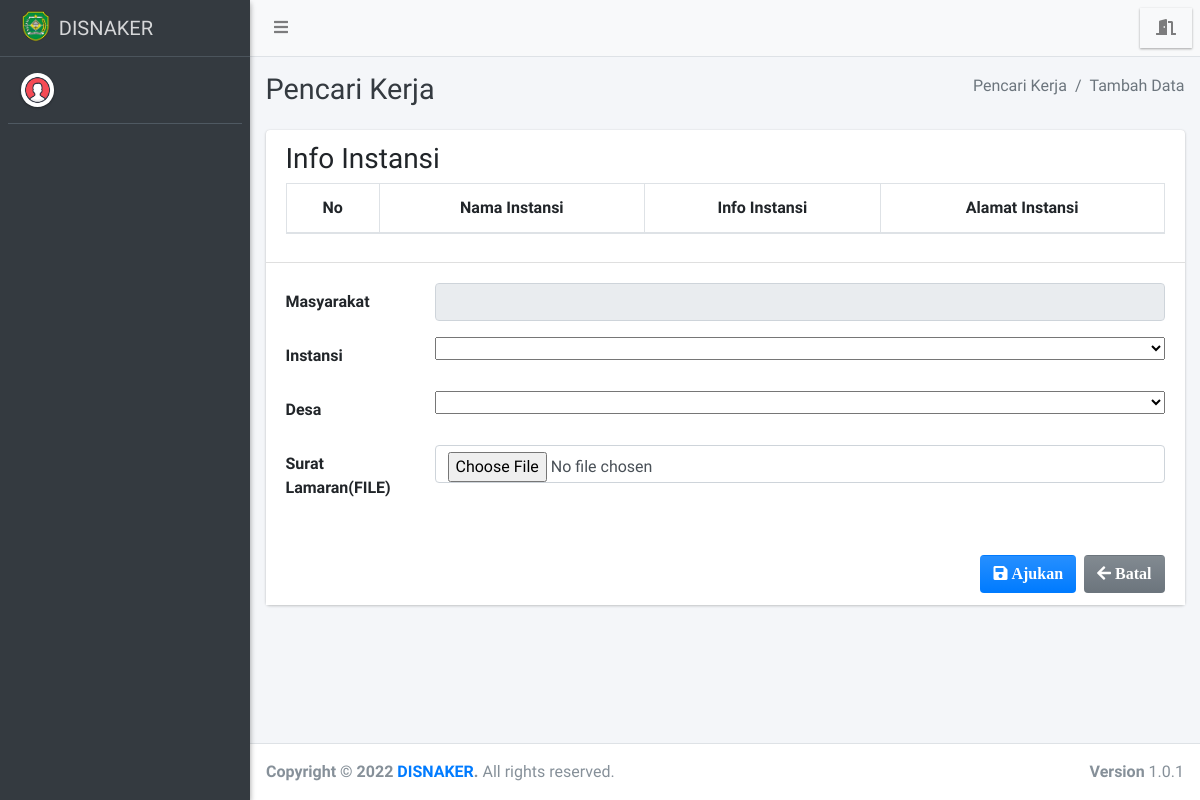
Page /admin/pencarikerja/tambah.php on the earlier database version.
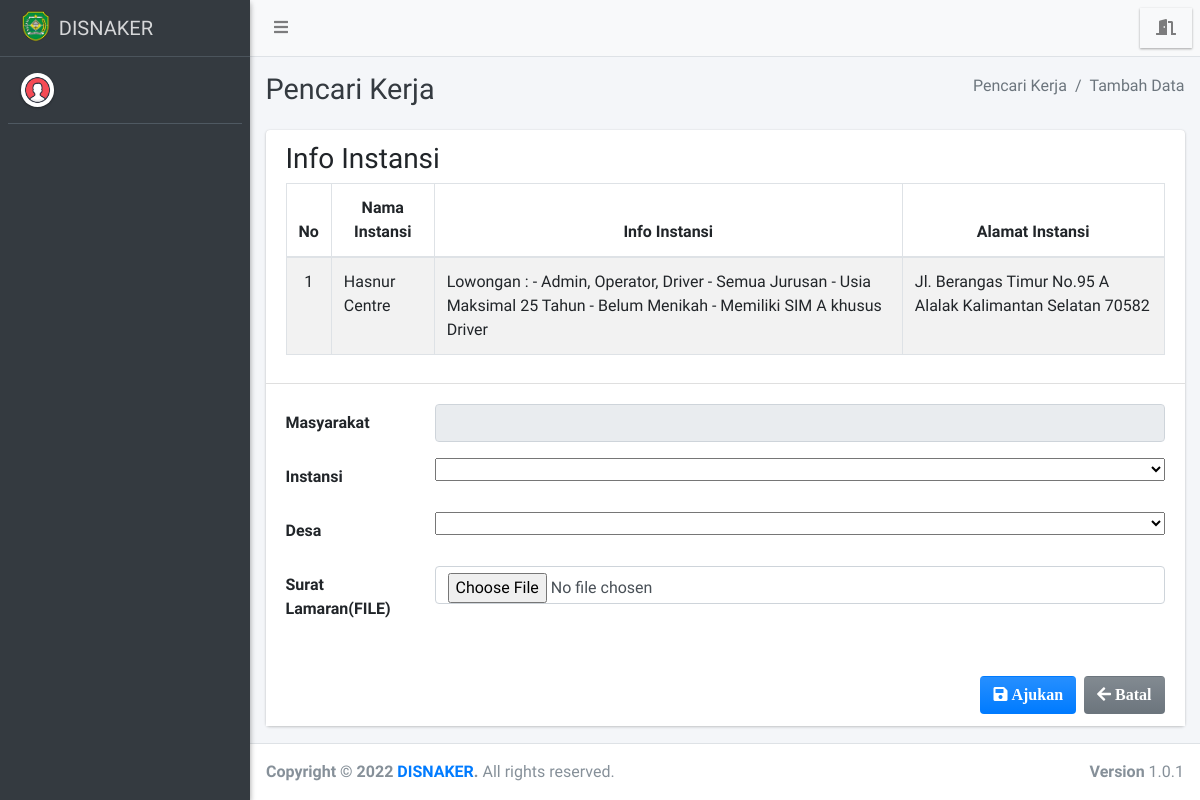
Same page on the later database version.
### tables this page shows
CREATE TABLE `instansi` (
  `id_instansi` int(11) NOT NULL,
  `nama_instansi` varchar(255) NOT NULL,
  `info_instansi` varchar(255) NOT NULL,
  `alamat_instansi` varchar(255) NOT NULL
);

### admin/pencarikerja/tambah.php (the view, shortened to what the changed rows need)
<?php
require '../../config/koneksi.php';
?>
<!DOCTYPE html>
<html>
<?php
include '../../templates/head.php';
?>
<body class="hold-transition sidebar-mini layout-fixed">
    <div class="wrapper">
        <div class="content-wrapper">
            <div class="content-header">
                <div class="container-fluid">
                    <div class="row mb-2">
                        <div class="col-sm-6">
                            <h1 class="m-0 text-dark">Pencari Kerja</h1>
                        </div>
                    </div>
                </div>
            </div>
            <section class="content">
                <div class="container-fluid">
                    <form class="form-horizontal" method="POST" action="" enctype="multipart/form-data">
                        <div class="row">
                            <div class="col-md-12">
                                <div class="card">
                                    <div class="card-header">
                                        <div class="table-responsive">
                                            <table class="table table-bordered table-striped">
                                                <thead>
                                                    <tr align="center">
                                                        <th>No</th>
                                                        <th>Nama Instansi </th>
                                                        <th>Info Instansi</th>
                                                        <th>Alamat Instansi</th>
                                                    </tr>
                                                </thead>
                                                <?php
                                                $no = 1;
                                                $data = $koneksi->query("SELECT * FROM instansi ORDER BY id_instansi ASC");
                                                while ($row = $data->fetch_array()) {
                                                ?>
                                                    <tbody style="background-color: white">
                                                        <tr>
                                                            <td align="center"><?= $no++ ?></td>
                                                            <td><?= $row['nama_instansi'] ?></td>
                                                            <td><?= $row['info_instansi'] ?></td>
                                                            <td><?= $row['alamat_instansi'] ?></td>
                                                        </tr>
                                                    </tbody>
                                                <?php } ?>
                                            </table>
                                        </div>
                                    </div>
                                </div>
                            </div>
                        </div>
                    </form>
                </div>
            </section>
        </div>
    </div>
</body>
</html>

Differences in the rows shown:
added instansi: nama_instansi "Hasnur Centre", info_instansi "Lowongan : - Admin, Operator, Driver - Semua Jurusan - Usia Maksimal 25 Tahun - Belum Menikah - Memiliki SIM A khusus Driver", alamat_instansi "Jl. Berangas Timur No.95 A Alalak Kalimantan Selatan 70582"
